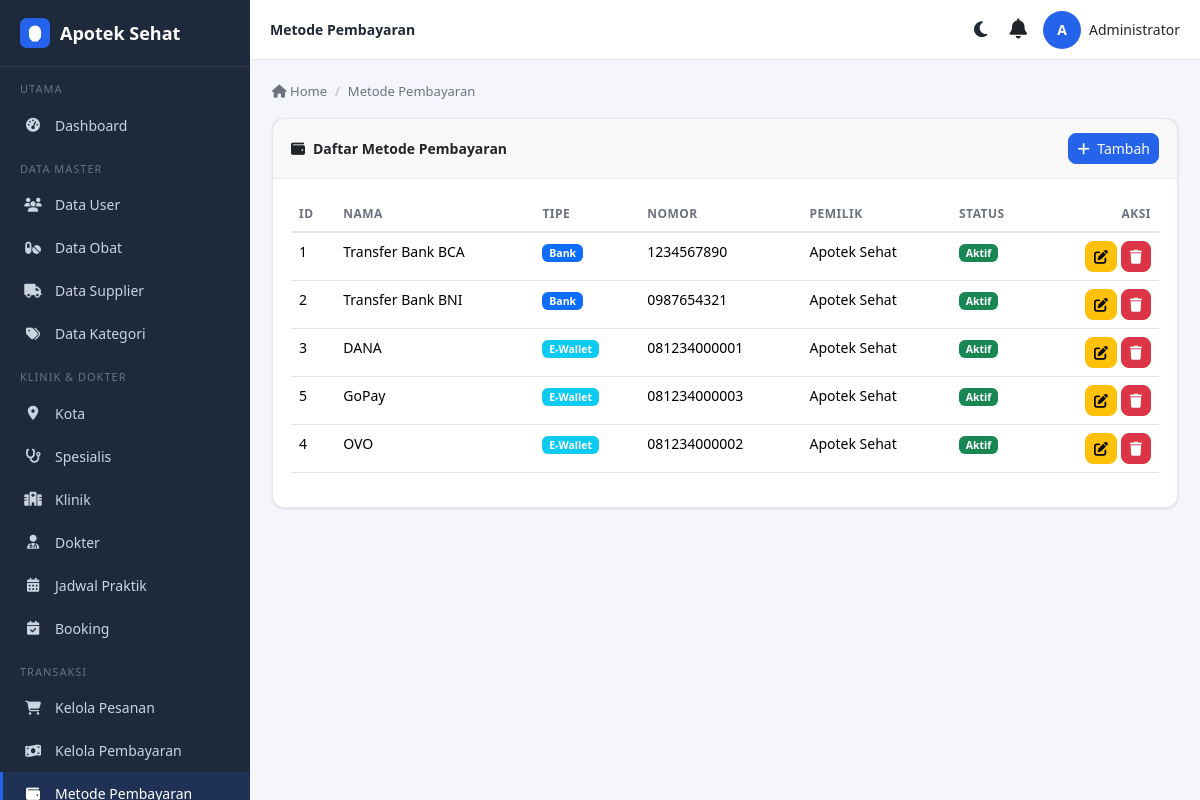
Page /admin/metode_pembayaran/index.php (signed in) on the committed database.
### tables this page shows
CREATE TABLE IF NOT EXISTS metode_pembayaran (
  id_metode    INT(11) UNSIGNED NOT NULL AUTO_INCREMENT,
  nama_metode  VARCHAR(100) NOT NULL,
  tipe         ENUM('bank','ewallet') NOT NULL DEFAULT 'bank',
  nomor        VARCHAR(50) NOT NULL,
  pemilik      VARCHAR(150) NOT NULL,
  aktif        TINYINT(1) NOT NULL DEFAULT 1,
  PRIMARY KEY (id_metode)
);

### functions/functions.php (called while the page is built, shortened)
<?php
function csrf_token() {
    return $_SESSION['csrf'];
}
function e($str) {
    return htmlspecialchars((string)($str ?? ''), ENT_QUOTES, 'UTF-8');
}

### admin/metode_pembayaran/index.php (the view, shortened to what this page needs)
<?php
require_once '../../config/koneksi.php';
$list = $pdo->query("SELECT * FROM metode_pembayaran ORDER BY tipe, nama_metode")->fetchAll();
require_once '../../includes/header_admin.php';
?>
<div class="card">
    <div class="card-header d-flex justify-content-between align-items-center">
        <span><i class="fas fa-wallet me-2"></i>Daftar Metode Pembayaran</span>
        <button class="btn btn-sm btn-primary" data-bs-toggle="modal" data-bs-target="#modalForm"><i class="fas fa-plus me-1"></i> Tambah</button>
    </div>
    <div class="card-body">
        <table id="table" class="table table-hover" style="width:100%">
            <thead><tr><th>ID</th><th>Nama</th><th>Tipe</th><th>Nomor</th><th>Pemilik</th><th>Status</th><th class="text-end">Aksi</th></tr></thead>
            <tbody>
            <?php foreach ($list as $r): ?>
                <tr>
                    <td><?= e($r['id_metode']) ?></td>
                    <td><?= e($r['nama_metode']) ?></td>
                    <td><span class="badge bg-<?= $r['tipe']==='bank'?'primary':'info' ?>"><?= e($r['tipe']==='bank'?'Bank':'E-Wallet') ?></span></td>
                    <td><?= e($r['nomor']) ?></td>
                    <td><?= e($r['pemilik']) ?></td>
                    <td><?= $r['aktif'] ? '<span class="badge bg-success">Aktif</span>' : '<span class="badge bg-secondary">Nonaktif</span>' ?></td>
                    <td class="text-end">
                        <button class="btn btn-sm btn-warning" data-bs-toggle="modal" data-bs-target="#modalForm"
                            data-id="<?= e($r['id_metode']) ?>" data-nama="<?= e($r['nama_metode']) ?>" data-tipe="<?= e($r['tipe']) ?>" data-nomor="<?= e($r['nomor']) ?>" data-pemilik="<?= e($r['pemilik']) ?>" data-aktif="<?= e($r['aktif']) ?>"><i class="fas fa-edit"></i></button>
                        <a href="?hapus=<?= e($r['id_metode']) ?>&csrf_token=<?= csrf_token() ?>" class="btn btn-sm btn-danger" onclick="return confirm('Hapus metode ini?')"><i class="fas fa-trash"></i></a>
                    </td>
                </tr>
            <?php endforeach; ?>
            </tbody>
        </table>
    </div>
</div>
<?php
require_once '../../includes/header_admin.php';

### assets/css/style.css (style rules this page uses)
:root { --primary: #2563eb; --primary-dark: #1d4ed8; --primary-light: #dbeafe; --bg: #f4f6fb; --surface: #ffffff; --text: #1f2937; --text-muted: #6b7280; --border: #e5e7eb; --sidebar-bg: #1e293b; --sidebar-text: #cbd5e1; --success: #16a34a; --danger: #dc2626; --warning: #f59e0b; --info: #0ea5e9; --shadow: 0 1px 3px rgba(0,0,0,.08), 0 1px 2px rgba(0,0,0,.04); --radius: 12px; }
* { box-sizing: border-box; }
body { background: var(--bg); color: var(--text); font-family: 'Segoe UI', system-ui, -apple-system, sans-serif; margin: 0; font-size: 14px; }
a { text-decoration: none; color: var(--primary); }
.table td, .table th { white-space: normal; overflow-wrap: anywhere; word-break: break-word; }
.card, .card-body, .card-header, .alert, .modal-body, .modal-header, .modal-footer, .dropdown-menu, .dropdown-item { overflow-wrap: anywhere; word-break: break-word; }
.card { background: var(--surface); border: 1px solid var(--border); border-radius: var(--radius); box-shadow: var(--shadow); margin-bottom: 20px; }
.card-header { padding: 14px 18px; border-bottom: 1px solid var(--border); font-weight: 600; display: flex; justify-content: space-between; align-items: center; }
.card-body { padding: 18px; }
.btn-primary, .btn-success, .btn-danger, .btn-warning, .btn-info, .btn-secondary, .btn-outline-primary { border-radius: 8px; font-size: 14px; }
.btn-primary { background: var(--primary); border-color: var(--primary); }
.table { color: var(--text); }
.table > :not(caption) > * > * { background: transparent; }
.table thead th { border-bottom: 2px solid var(--border); font-size: 12px; text-transform: uppercase; letter-spacing: .5px; color: var(--text-muted); }

### rows in the picture
metode_pembayaran: id_metode "1", nama_metode "Transfer Bank BCA", tipe "Bank", nomor "1234567890", pemilik "Apotek Sehat", aktif "Aktif"
metode_pembayaran: id_metode "2", nama_metode "Transfer Bank BNI", tipe "Bank", nomor "0987654321", pemilik "Apotek Sehat", aktif "Aktif"
metode_pembayaran: id_metode "3", nama_metode "DANA", tipe "E-Wallet", nomor "081234000001", pemilik "Apotek Sehat", aktif "Aktif"
metode_pembayaran: id_metode "5", nama_metode "GoPay", tipe "E-Wallet", nomor "081234000003", pemilik "Apotek Sehat", aktif "Aktif"
metode_pembayaran: id_metode "4", nama_metode "OVO", tipe "E-Wallet", nomor "081234000002", pemilik "Apotek Sehat", aktif "Aktif"

### other values in the picture
$page_title "Metode Pembayaran"
substr($user['nama'],0,1) "A"
$user['nama'] "Administrator"
